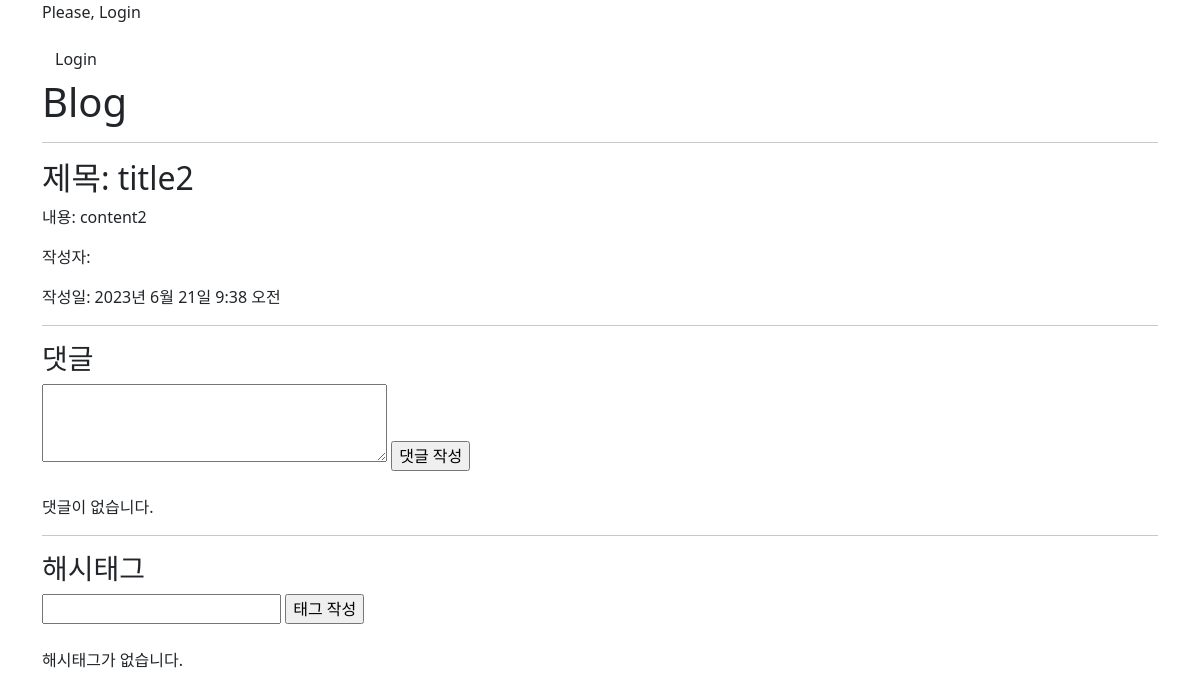
The page /blog/detail/2/ on the database as committed earlier.
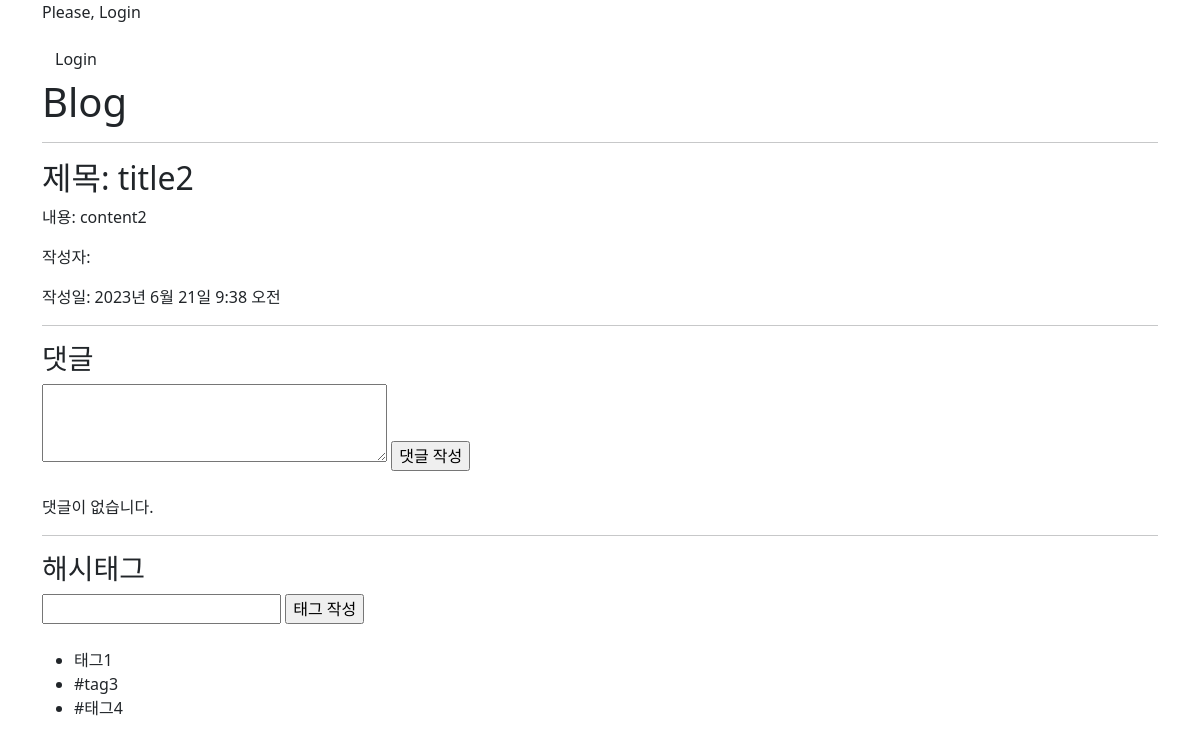
The same page on the database as committed later.
### blog/models.py (models this page shows)
class Post(models.Model):
    title = models.CharField(max_length=30)
    content = models.TextField()
    writer = models.ForeignKey(User, on_delete=models.CASCADE)
    created_at = models.DateTimeField(auto_now_add=True)
    updated_at = models.DateTimeField(auto_now=True)

class HashTag(models.Model):
    post = models.ForeignKey(Post, on_delete=models.CASCADE)
    name = models.CharField(max_length=10)
    writer = models.ForeignKey(User, on_delete=models.CASCADE)
    def __str__(self):
        return self.name

### blog/views.py (the view)
# urls.py: path('detail/<int:pk>/', views.DetailView.as_view(), name='detail'), # /blog/detail/1
class DetailView(View):
    def get(self, request, pk): # post_id: 데이터베이스 post_id 테이블 이름을 사용하고 싶어서
        post = Post.objects.get(pk=pk)
        comments = Comment.objects.filter(post=post)
        hashtags = HashTag.objects.filter(post=post)
        comment_form = CommentForm()
        hashtag_form = HashTagForm()
        context = {
            'title': 'Blog',
            'post': post,
            'comments': comments,
            'hashtags': hashtags,
            'comment_form': comment_form,
            'hashtag_form': hashtag_form
        }
        return render(request, 'blog/post_detail.html', context)

### blog/forms.py
class CommentForm(forms.ModelForm):
    class Meta:
        model = Comment
        fields = ['content']
        widgets = {
            'content': forms.Textarea(attrs={'rows': '3', 'cols': '35'})
        }

class HashTagForm(forms.ModelForm):
    class Meta:
        model = HashTag
        fields = ['name']

### blog/templates/blog/post_detail.html (shortened to what this page needs)
{% extends 'base.html' %}
{% block content %}
  <hr>
  <h2>제목:
    {{ post.title }}</h2>
  <p>내용:
    {{ post.content }}</p>
  <p>작성자:
    {{ post.writer }}</p>
  <p>작성일:
    {{ post.created_at }}</p>
  <hr>
  <h3>댓글</h3>
  <form action="{% url 'blog:cm-write' pk=post.pk %}" method='post'>
    {% if comment_form.errors %}
      {% with comment_form as form %}
      {% include 'blog/form_error.html' %}
      {% endwith %}
    {% else %}
      {{ comment_form.content }}
    {% endif %}
    <input type="submit" value='댓글 작성'>
  </form>
  <br>
  {% if comments %}
    <ul>
      {% for comment in comments %}
        <li>{{ comment.content }}
          /
          {{ comment.created_at }}
          {% if comment.writer == request.user %}
            <form action="{% url 'blog:cm-delete' pk=comment.pk %}" method='post'>
              {% csrf_token %}
              <input type="submit" value='X' class='btn'>
            </form>
          {% endif %}
        </li>
      {% endfor %}
    </ul>
  {% else %}
    <p>댓글이 없습니다.</p>
  {% endif %}
  <hr>
  <h3>해시태그</h3>
  <form action="{% url 'blog:tag-write' pk=post.pk %}" method='post'>
    {% if hashtag_form.errors %}
      {% with hashtag_form as form %}
      {% include 'blog/form_error.html' %}
      {% endwith %}
    {% else %}
      {{ hashtag_form.name }}
    {% endif %}
    <input type="submit" value='태그 작성'>
  </form>
  <br>
  {% if hashtags %}
    <ul>
      {% for hashtag in hashtags %}
        <li>{{ hashtag }}
        </li>
      {% endfor %}
    </ul>
  {% else %}
    <p>해시태그가 없습니다.</p>
  {% endif %}
{% endblock %}

### templates/base.html (shortened to what this page needs)
<!DOCTYPE html>
<html lang="ko">
  <head>
    <link href="https://cdn.jsdelivr.net/npm/bootstrap@5.2.3/dist/css/bootstrap.min.css" rel="stylesheet"/>
  </head>
  <body>
    <div class="container">
      {% if user.is_authenticated %}
        <p>Welcome,
          {{ user.email }}</p>
        <a href="{% url 'user:logout' %}" class='btn'>Logout</a>
      {% else %}
        <p>Please, Login</p>
        <a href="{% url 'user:login' %}" class='btn'>Login</a>
      {% endif %}
      <h1>Blog</h1>
      {% block content %}{% endblock %}
    </div>
  </body>
</html>

Rows that differ between the two databases and show on the page:
added HashTag: name "태그1"
added HashTag: name "#tag3"
added HashTag: name "#태그4"
Other text that changed with them:
text no longer shown: "해시태그가 없습니다."
